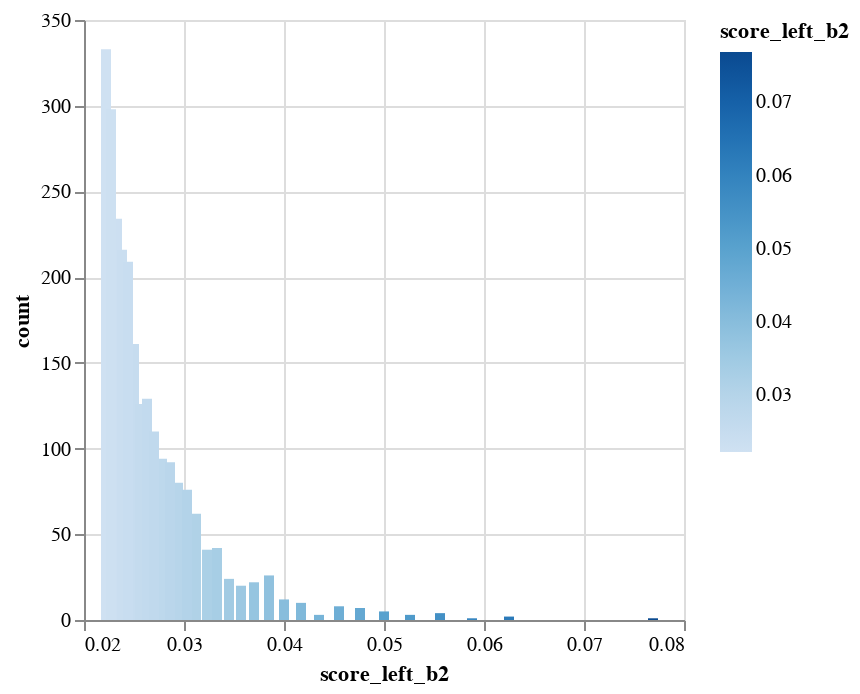
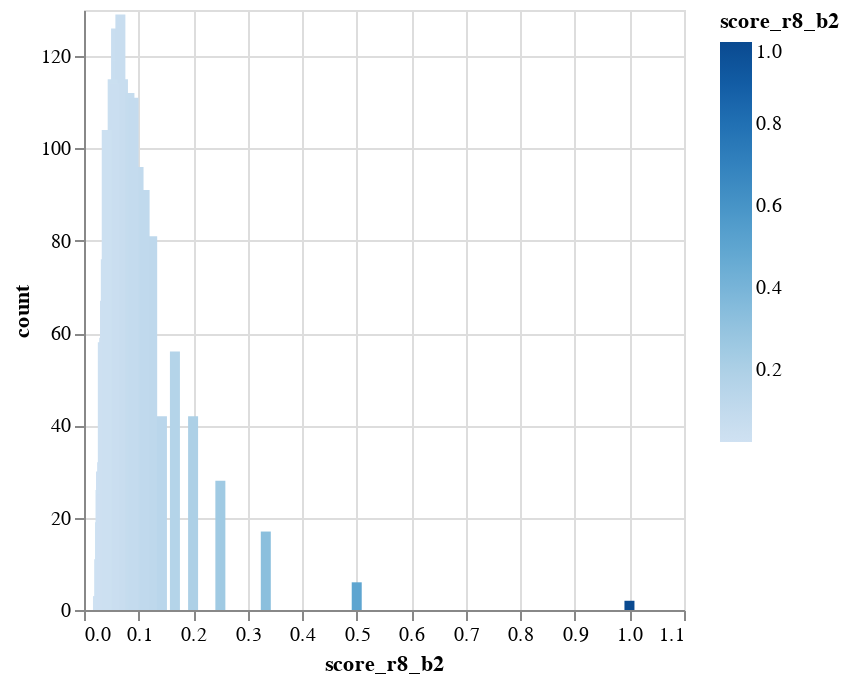

Notebook code cell kept with these figures, in order:
### Code cell
show_b_stats('score_left_b2')
show_b_stats('score_r8_b2')

### Figure 1 — Vega-Lite specification as saved in the notebook (floating-point values rounded to 4 significant figures)
{"config": {"view": {"continuousWidth": 300, "continuousHeight": 300}}, "data": {"name": "data-5ff1185b0438d5e9d0fd4a045ba8be3b"}, "mark": {"type": "bar", "tooltip": true}, "encoding": {"color": {"field": "score_left_b2", "type": "quantitative"}, "x": {"field": "score_left_b2", "type": "quantitative"}, "y": {"field": "count", "type": "quantitative"}}, "params": [{"name": "param_3", "select": {"type": "interval", "encodings": ["x", "y"]}, "bind": "scales"}], "$schema": "https://vega.github.io/schema/vega-lite/v5.20.1.json", "datasets": {"data-5ff1185b0438d5e9d0fd4a045ba8be3b": [{"score_left_b2": 0.025, "count": 161}, {"score_left_b2": 0.0476, "count": 7}, {"score_left_b2": 0.0233, "count": 234}, {"score_left_b2": 0.0588, "count": 1}, {"score_left_b2": 0.0769, "count": 1}, {"score_left_b2": 0.0333, "count": 42}, {"score_left_b2": 0.037, "count": 22}, {"score_left_b2": 0.0256, "count": 126}, {"score_left_b2": 0.0345, "count": 24}, {"score_left_b2": 0.0222, "count": 333}, {"score_left_b2": 0.0312, "count": 62}, {"score_left_b2": 0.0278, "count": 94}, {"score_left_b2": 0.0263, "count": 129}, {"score_left_b2": 0.0238, "count": 216}, {"score_left_b2": 0.04, "count": 12}, {"score_left_b2": 0.0625, "count": 2}, {"score_left_b2": 0.027, "count": 110}, {"score_left_b2": 0.0294, "count": 80}, {"score_left_b2": 0.05, "count": 5}, {"score_left_b2": 0.0303, "count": 76}, {"score_left_b2": 0.0286, "count": 92}, {"score_left_b2": 0.0357, "count": 20}, {"score_left_b2": 0.0455, "count": 8}, {"score_left_b2": 0.0323, "count": 41}, {"score_left_b2": 0.0435, "count": 3}, {"score_left_b2": 0.0385, "count": 26}, {"score_left_b2": 0.0244, "count": 209}, {"score_left_b2": 0.0227, "count": 298}, {"score_left_b2": 0.0556, "count": 4}, {"score_left_b2": 0.0526, "count": 3}, {"score_left_b2": 0.0417, "count": 10}]}}

### Figure 2 — Vega-Lite specification as saved in the notebook (floating-point values rounded to 4 significant figures)
{"config": {"view": {"continuousWidth": 300, "continuousHeight": 300}}, "data": {"name": "data-45d2e0f44724b7470e59d6f075206243"}, "mark": {"type": "bar", "tooltip": true}, "encoding": {"color": {"field": "score_r8_b2", "type": "quantitative"}, "x": {"field": "score_r8_b2", "type": "quantitative"}, "y": {"field": "count", "type": "quantitative"}}, "params": [{"name": "param_4", "select": {"type": "interval", "encodings": ["x", "y"]}, "bind": "scales"}], "$schema": "https://vega.github.io/schema/vega-lite/v5.20.1.json", "datasets": {"data-45d2e0f44724b7470e59d6f075206243": [{"score_r8_b2": 0.0476, "count": 94}, {"score_r8_b2": 0.125, "count": 81}, {"score_r8_b2": 0.0333, "count": 32}, {"score_r8_b2": 0.0769, "count": 94}, {"score_r8_b2": 0.0588, "count": 126}, {"score_r8_b2": 0.037, "count": 59}, {"score_r8_b2": 0.5, "count": 6}, {"score_r8_b2": 0.0714, "count": 115}, {"score_r8_b2": 0.1, "count": 96}, {"score_r8_b2": 0.0833, "count": 112}, {"score_r8_b2": 0.0256, "count": 3}, {"score_r8_b2": 0.0312, "count": 30}, {"score_r8_b2": 0.0345, "count": 58}, {"score_r8_b2": 0.3333, "count": 17}, {"score_r8_b2": 0.0278, "count": 11}, {"score_r8_b2": 0.0263, "count": 2}, {"score_r8_b2": 0.0625, "count": 119}, {"score_r8_b2": 0.04, "count": 76}, {"score_r8_b2": 0.027, "count": 3}, {"score_r8_b2": 0.0294, "count": 19}, {"score_r8_b2": 0.1111, "count": 91}, {"score_r8_b2": 0.0667, "count": 129}, {"score_r8_b2": 0.0357, "count": 54}, {"score_r8_b2": 0.05, "count": 94}, {"score_r8_b2": 0.0303, "count": 26}, {"score_r8_b2": 0.25, "count": 28}, {"score_r8_b2": 0.0286, "count": 3}, {"score_r8_b2": 0.0455, "count": 103}, {"score_r8_b2": 0.0323, "count": 25}, {"score_r8_b2": 0.0435, "count": 92}, {"score_r8_b2": 0.2, "count": 42}, {"score_r8_b2": 1.0, "count": 2}, {"score_r8_b2": 0.1429, "count": 42}, {"score_r8_b2": 0.1667, "count": 56}, {"score_r8_b2": 0.0385, "count": 67}, {"score_r8_b2": 0.0909, "count": 111}, {"score_r8_b2": 0.0526, "count": 115}, {"score_r8_b2": 0.0556, "count": 114}, {"score_r8_b2": 0.0417, "count": 104}]}}
